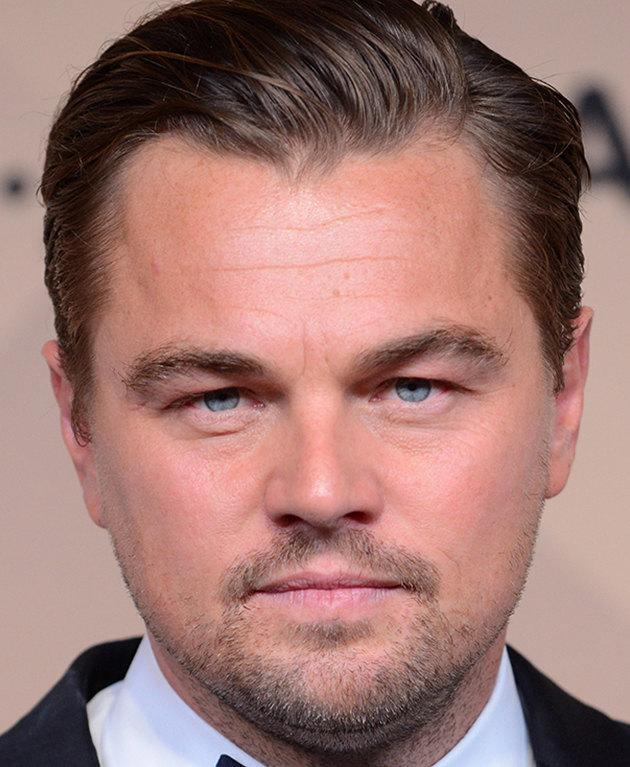
#> input picture images/leo.jpg, 630 x 767 px
$ python pca_opencv.py
#> lines starting #> are read from the running program, lines starting #| are printed output that depends on the picture; after the words box and inside, x2 and y2 are one past the last pixel; in counts of white or black regions, pixels touching at a corner belong together
import cv2 as cv
import numpy as np
from math import atan2, cos, sin, sqrt

# Более полезное применение PCA
# Read the OpenCV docs: https://docs.opencv.org/3.4/d1/dee/tutorial_introduction_to_pca.html

def drawAxis(img, p_, q_, color, scale):
    p = list(p_)
    q = list(q_)

    # угол данной оси (и вектора pq) относительно Ox
    angle = atan2(p[1] - q[1], p[0] - q[0])  # перемещаем вектор в начало координат и ищем угол
    hypotenuse = sqrt((p[1] - q[1]) * (p[1] - q[1]) + (p[0] - q[0]) * (p[0] - q[0])) # длина вектора pq

    # увеличиваем длину вектора в scale раз
    q[0] = p[0] - scale * hypotenuse * cos(angle)
    q[1] = p[1] - scale * hypotenuse * sin(angle)

    cv.line(img, (int(p[0]), int(p[1])), ((int(q[0])), int(q[1])), color, 1, cv.LINE_AA)


def getOrientation(pts, img):
    sz = len(pts)
    data_pts = np.empty((sz, 2), dtype=np.float64)
    for i in range(data_pts.shape[0]):
        data_pts[i, 0] = pts[i,0,0]
        data_pts[i, 1] = pts[i,0,1]

    mean = np.empty((0))
    mean, eigenvectors, eigenvals = cv.PCACompute2(data_pts, mean)

    center = (int(mean[0,0]), int(mean[0,1]))

    cv.circle(img, center, 3, (255, 0, 255), 2)
    p1 = (center[0] + 0.02 * eigenvectors[0,0] * eigenvals[0,0], center[1] + 0.02 * eigenvectors[0,1] * eigenvals[0,0])
    p2 = (center[0] - 0.02 * eigenvectors[1,0] * eigenvals[1,0], center[1] - 0.02 * eigenvectors[1,1] * eigenvals[1,0])
    drawAxis(img, center, p1, (0, 255, 0), 1)
    drawAxis(img, center, p2, (255, 255, 0), 5)

    print(eigenvectors)

    # угол между осью Ox и вектором eigenvector[0]
    # atan2(y, x) - угол между осью Ox и вектором V(x, y)
    angle = atan2(eigenvectors[0,1], eigenvectors[0,0])

    return angle


src = cv.imread("../images/leo.jpg")
#> src is the input picture: shape (767, 630, 3); mean B, G, R 114.1, 119.7, 158.2
cv.imshow('src', src)

gray = cv.cvtColor(src, cv.COLOR_BGR2GRAY)
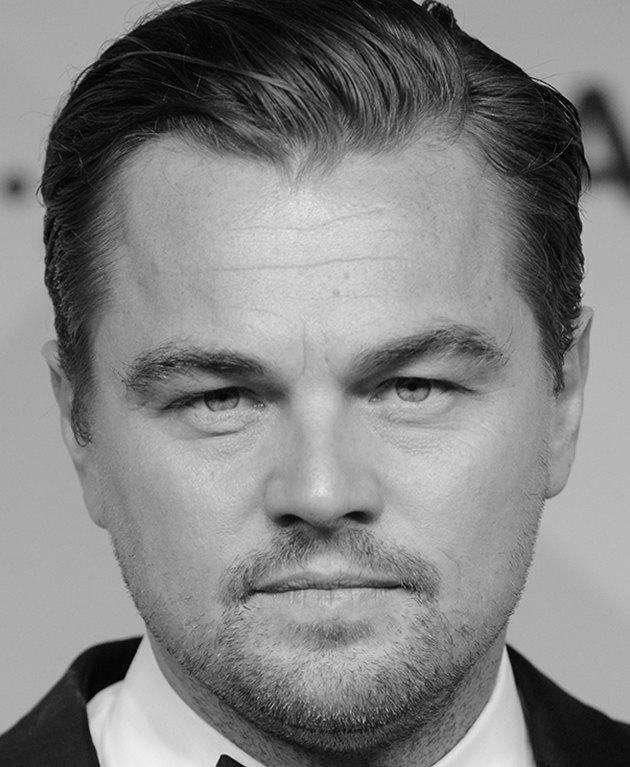
#> gray: shape (767, 630); min 0, max 240, mean 130.6

_, bw = cv.threshold(gray, 0, 255, cv.THRESH_BINARY + cv.THRESH_OTSU)
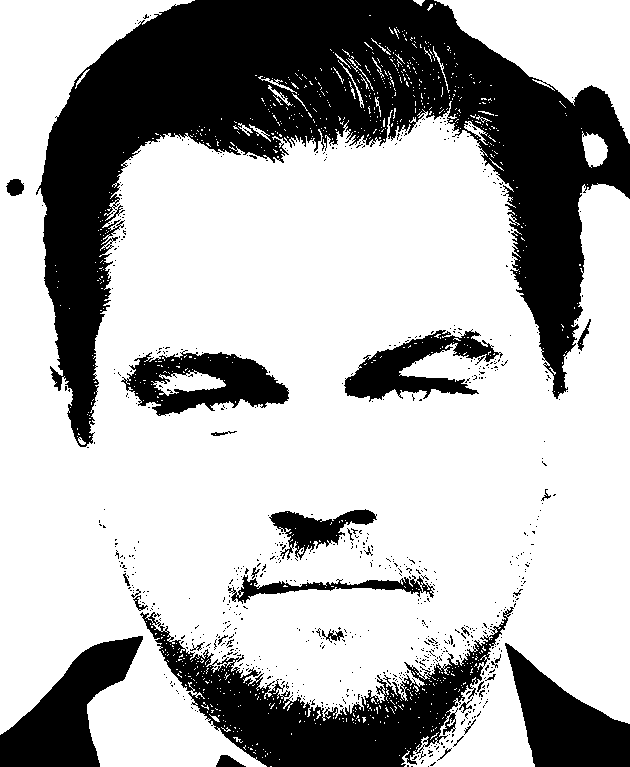
#> bw: shape (767, 630); 69.9% white; 767 black regions (733 under 20 px)

contours, h = cv.findContours(bw, cv.RETR_LIST, cv.CHAIN_APPROX_NONE)
#> contours = 2181 contours, 2117 with area under 20; largest, box (x1, y1, x2, y2) and area: (0, 0, 630, 767) 335338, (434, 0, 630, 144) 13189, (120, 351, 290, 417) 7396, (343, 329, 500, 403) 5150, (268, 508, 378, 561) 2388; h = 2181 rows, first 6: [1, -1, -1, -1], [2, 0, -1, -1], [3, 1, -1, -1], [4, 2, -1, -1], [5, 3, -1, -1], [6, 4, -1, -1]

for i, c in enumerate(contours):
    area = cv.contourArea(c)
    if area < 100 or area > 100000:
        continue

    cv.drawContours(src, contours, i, (0, 0, 255), 2)
    getOrientation(c, src)
#> this loop made 2181 passes
#> area on passes 25, 34, 58: 43, 23, 22
#> (printed output is left out)
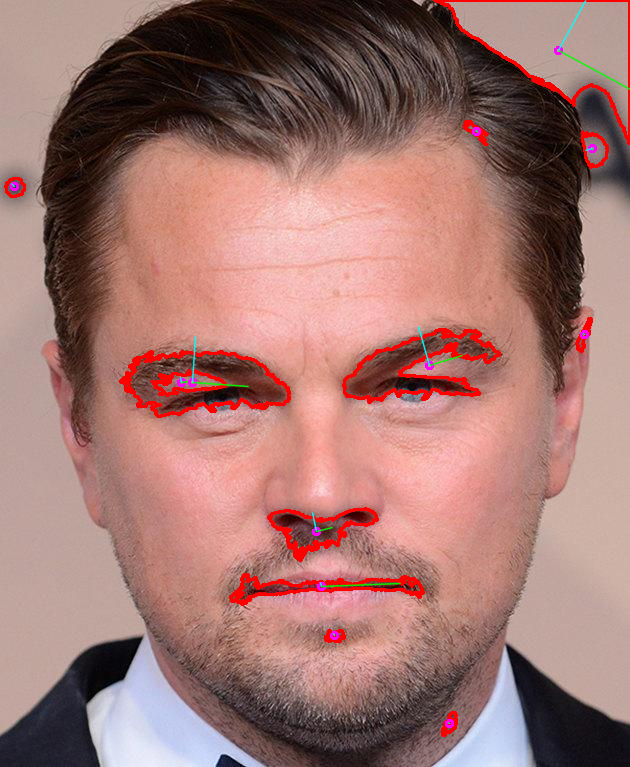
#> src: shape (767, 630, 3); 2.7% of pixels changed, all inside (x1, y1, x2, y2) = (4, 0, 630, 737)

cv.imshow('out', src)
cv.waitKey(0)
